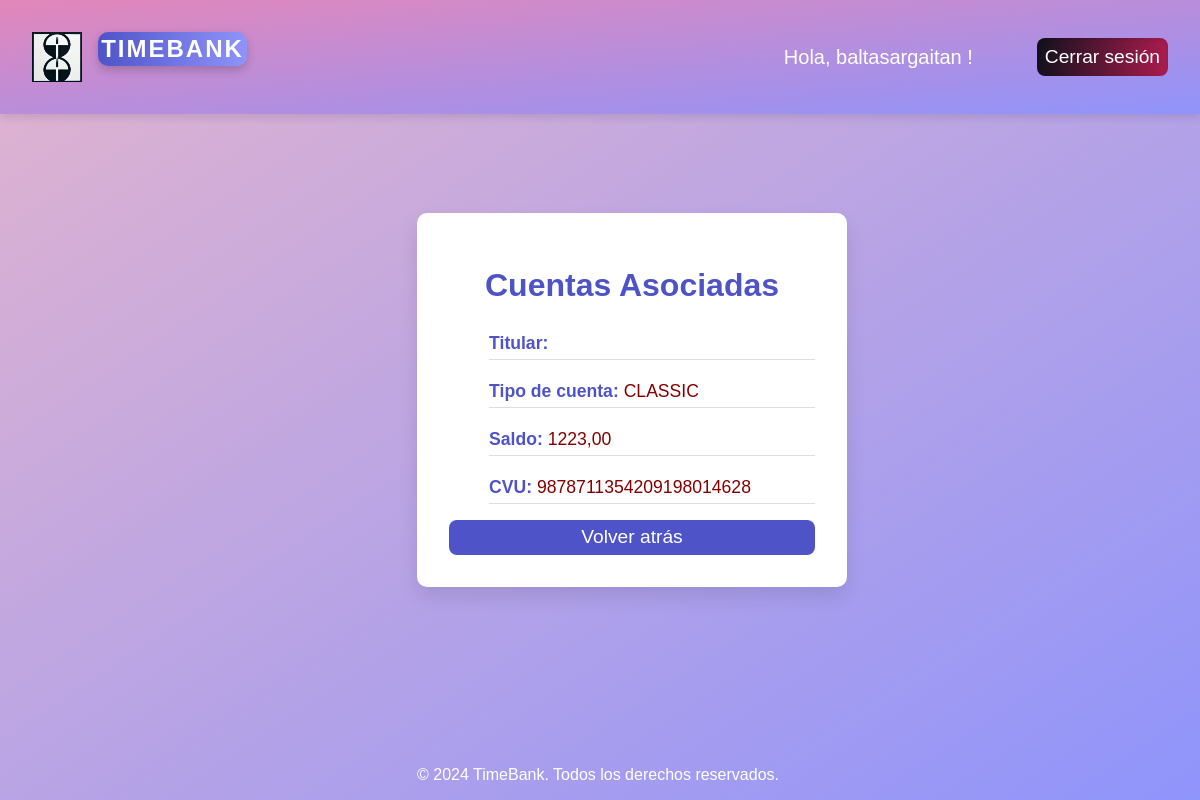
Before: /cuentas/listar/ (signed in) with the older database file.
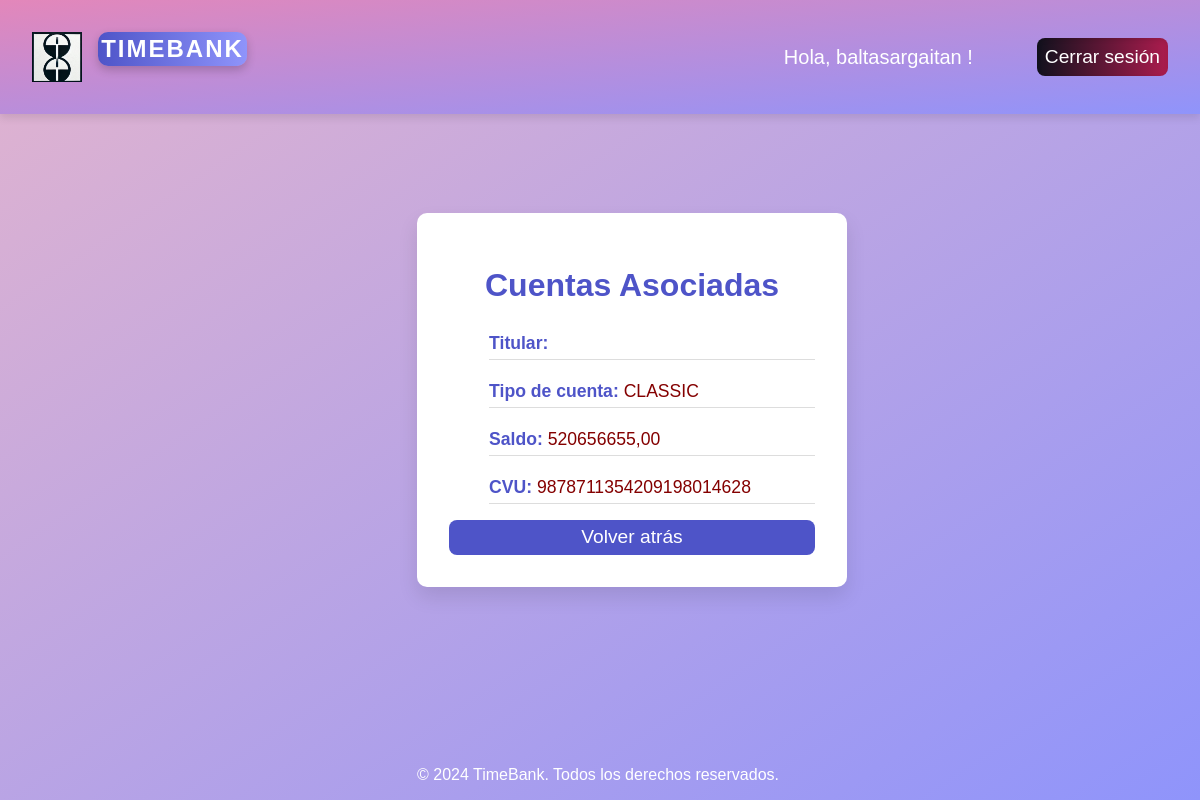
After: the same page with the newer database file.
### cuentas/models.py (models this page shows, shortened)
class Cuenta(models.Model):
    TIPO_CUENTA_CHOICES = [
        ('BLACK', 'Black'),
        ('GOLD', 'Gold'),
        ('SILVER', 'Silver'),
        ('CLASSIC', 'Classic'),
    ]
    cliente = models.OneToOneField(Cliente, on_delete=models.CASCADE)  # Relación uno a uno con Cliente
    saldo = models.DecimalField(max_digits=12, decimal_places=2, default=10000.00)  # Saldo inicial predeterminado
    cvu = models.CharField(max_length=22, unique=True, default=None)  # CVU único, generado automáticamente
    tipo = models.CharField(max_length=10, choices=TIPO_CUENTA_CHOICES, default='GOLD')  # Tipo de cuenta predeterminado

### cuentas/views.py (the view)
# urls.py: path('listar/', views.listar_cuentas, name='listar_cuentas'),
@login_required
def listar_cuentas(request):
    cuentas = Cuenta.objects.filter(cliente__user=request.user)
    return render(request, 'cuentas/listar_cuentas.html', {'cuentas': cuentas})

### cuentas/templates/cuentas/listar_cuentas.html (shortened to what this page needs)
{% extends 'base/base.html' %}
{% block content %}
<div class="detalle-container">
    <h1>Cuentas Asociadas</h1>
    <ul class="cuentas-list">
        {% for cuenta in cuentas %}
            <li><strong>Titular:</strong> {{cuenta.cliente.nombre}} {{cuenta.cliente.apellido}}</li>
            <li><strong>Tipo de cuenta:</strong> {{ cuenta.tipo }}</li>
            <li><strong>Saldo:</strong> {{ cuenta.saldo }}</li>
            <li><strong>CVU:</strong> {{ cuenta.cvu }}</li>
        {% empty %}
            <li>No hay cuentas registradas.</li>
        {% endfor %}
    </ul>
    <a href="{% url 'homebanking:homebanking' %}">
        <button class="btn-submit">Volver atrás</button>
    </a>
</div>
{% endblock %}

### templates/base/base.html (shortened to what this page needs)
<!DOCTYPE html>
<html lang="en">
<head>
    {% load static %}
    <link rel="stylesheet" href="{% static 'css/styles.css' %}">
</head>
<body>
    <div class="page-container">
        <header class="site-header">
            <div class="logo-container">
                <img src="{% static 'images/logo.jpg' %}" alt="Logo TimeBank" class="logo">
                <h1 class="site-title">TimeBank</h1>
            </div>
            <nav>
                <ul class="nav-links1">
                    {% if user.is_authenticated %}
                        <li>Hola, {{ user.username }} !</li>
                        <li><a href="{% url 'login:logout' %}">
                        <button class="btn-submit1">Cerrar sesión</button></a></li>
                    {% else %}
                        <li><a href="{% url 'login:login' %}">Iniciar sesión</a></li>
                        <li><a href="{% url 'login:registro' %}">Registrarse</a></li>
                    {% endif %}
                </ul>
            </nav>
        </header>
        <main>
            {% block content %}{% endblock %}
        </main>
        <footer>
            <p>&copy; 2024 TimeBank. Todos los derechos reservados.</p>
        </footer>
    </div>
</body>
</html>

### static/css/styles.css (style rules this page uses)
body { font-family: 'Arial', sans-serif; background: linear-gradient(to bottom right, #e3b4ce, #8f94fb); color: rgb(0, 0, 0); margin: 0; padding: 0; display: flex; justify-content: center; align-items: center; min-height: 100vh; }
.nav-links1 { display: flex; justify-content: center; align-items: center; gap: 4rem; font-size: 20px; list-style: none; margin: 0; padding: 0; color:rgb(255, 255, 255); }
.btn-submit1 { padding: 0.5rem; border: none; background: linear-gradient(90deg, #11111d, #ac1c4e); color: #fff; font-size: 1.2rem; border-radius: 8px; cursor: pointer; transition: background 0.3s ease; width: 100%; box-shadow: inset 0 2px 5px rgba(0, 0, 0, 0.1); flex: 1 1 auto; }
.btn-submit { padding: 0.4rem; border: none; background: #4e54c8; color: #fff; font-size: 1.2rem; border-radius: 8px; cursor: pointer; transition: background 0.3s ease; width: 100%; flex: 1 1 auto; }
.site-header { display: flex; justify-content: space-between; align-items: center; padding: 1rem 2rem; background: linear-gradient(to bottom right, #e387ba, #8f94fb); color: #ffffff; box-shadow: 0 4px 8px rgba(0, 0, 0, 0.1); position: fixed; top: 0; left: 0; right: 0; z-index: 1000; }
.site-header a { color: white; }
.logo-container { display: flex; align-items: center; gap: 1rem; }
.logo { width: 50px; height: 50px; }
.site-title { font-size: 1.5rem; font-weight: bold; color: #ffffff; text-align: center; padding: 0.2rem; margin-bottom: 2rem; background: linear-gradient(90deg, #4e54c8, #8f94fb); border-radius: 10px; box-shadow: 0 4px 10px rgba(0, 0, 0, 0.2); text-transform: uppercase; letter-spacing: 2px; }
footer { text-align: center; position: fixed; bottom:0px; color: #fff; text-align: center; padding: 0rem; margin-bottom: 0; margin-top: auto; }
.detalle-container { width: 100%; max-width: 900px; padding: 2rem; background: #fff; border-radius: 10px; box-shadow: 0 10px 20px rgba(0, 0, 0, 0.1); text-align: center; text-align: left; animation: fadeIn 1s ease-in-out; }
.cuentas-list li { font-size: 1.1rem; color: #840000; margin-bottom: 1rem; padding: 5px 0; border-bottom: 1px solid #ddd; }
.detalle-container ul { list-style: none; text-align: left; align-items: right; align-content: right; }
h1 { font-size: 2rem; color: #4e54c8; margin-bottom: 1.5rem; text-align: center; }
strong { color: #4e54c8; }

Changed rows visible on the page:
changed Cuenta "CLASSIC": saldo "1223,00" → "520656655,00"
